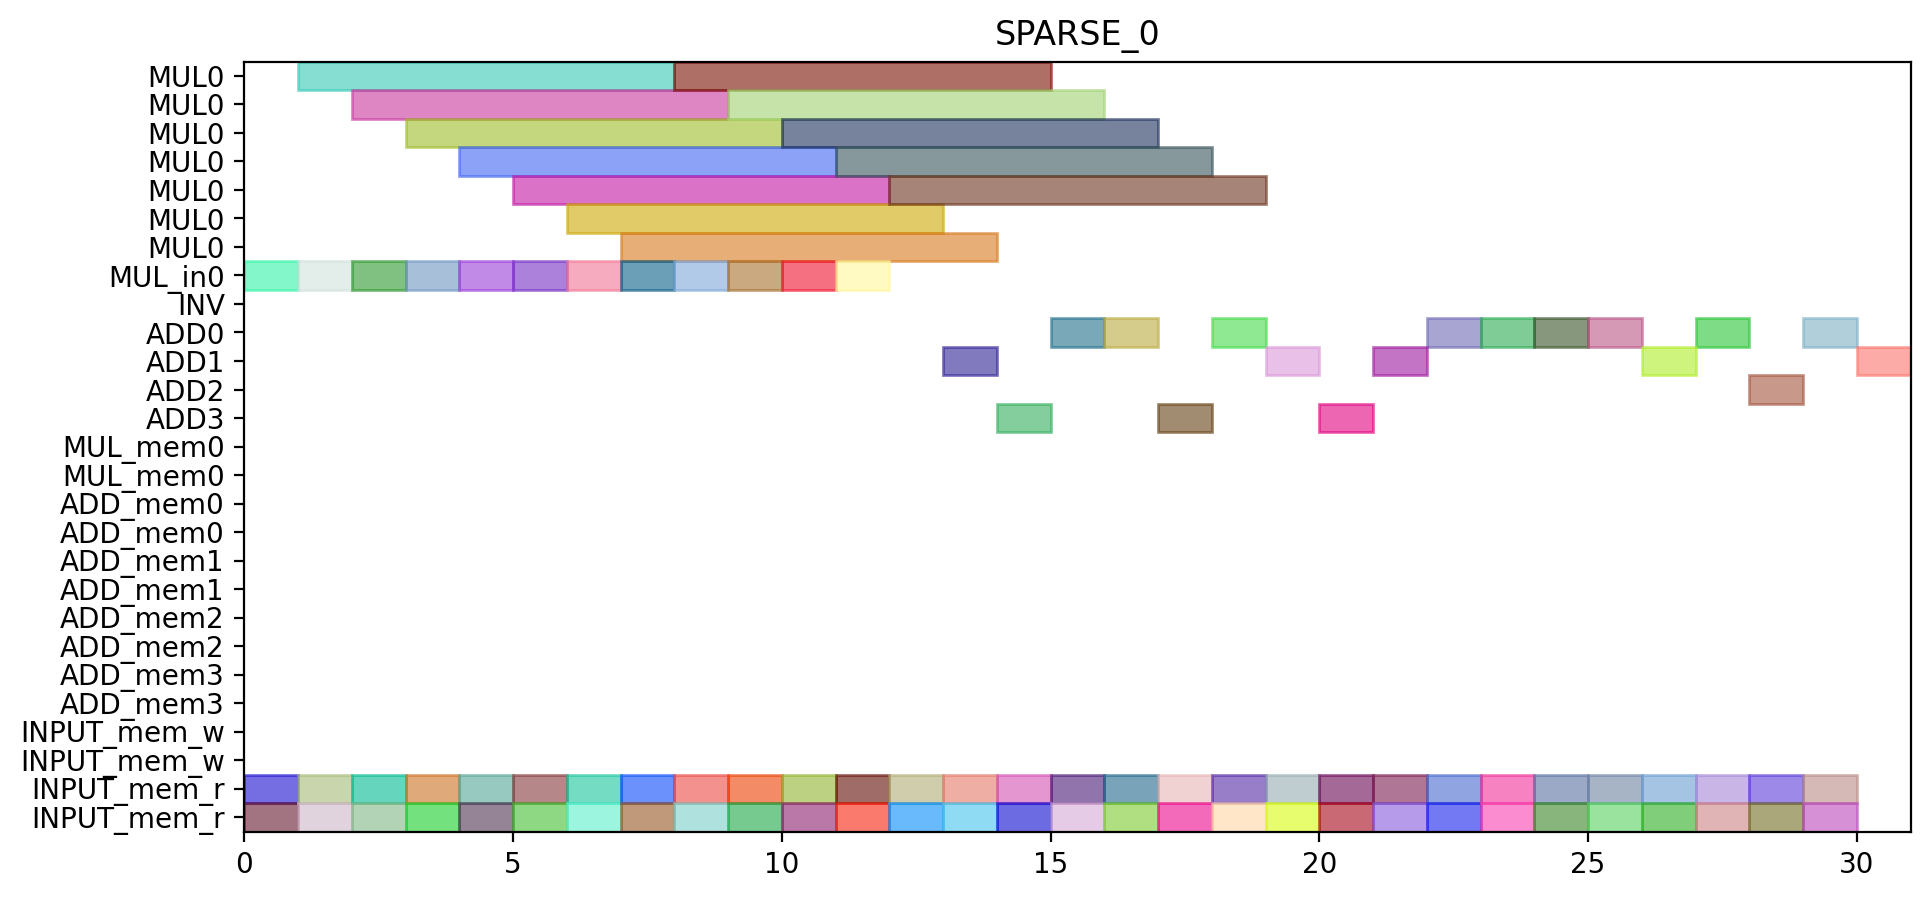

Recreate this plot in Python.
from pyschedule import Scenario, solvers, plotters, alt


def solve():
	horizon = 172
	S = Scenario("SPARSE_0", horizon=horizon)

	# resource
	MUL = S.Resources('MUL', num=1, size=7)
	MUL_in = S.Resources('MUL_in', num=1)
	INV = S.Resource('INV')
	ADD = S.Resources('ADD', num=4, periods=range(1, horizon))
	MUL_mem = S.Resources('MUL_mem', num=1, size=2)
	ADD_mem = S.Resources('ADD_mem', num=4, size=2)
	INPUT_mem_w = S.Resource('INPUT_mem_w', size=2)
	INPUT_mem_r = S.Resource('INPUT_mem_r', size=2)

	# result of previous scheduling

	# new tasks
	t0_t0_t0_in = S.Task('t0_t0_t0_in', length=1, delay_cost=1)
	t0_t0_t0_in += alt(MUL_in)
	t0_t0_t0 = S.Task('t0_t0_t0', length=7, delay_cost=1)
	t0_t0_t0 += alt(MUL)
	S += t0_t0_t0>=t0_t0_t0_in

	t0_t0_t0_mem0 = S.Task('t0_t0_t0_mem0', length=1, delay_cost=1)
	t0_t0_t0_mem0 += INPUT_mem_r
	S += t0_t0_t0_mem0 <= t0_t0_t0

	t0_t0_t0_mem1 = S.Task('t0_t0_t0_mem1', length=1, delay_cost=1)
	t0_t0_t0_mem1 += INPUT_mem_r
	S += t0_t0_t0_mem1 <= t0_t0_t0

	t0_t0_t1_in = S.Task('t0_t0_t1_in', length=1, delay_cost=1)
	t0_t0_t1_in += alt(MUL_in)
	t0_t0_t1 = S.Task('t0_t0_t1', length=7, delay_cost=1)
	t0_t0_t1 += alt(MUL)
	S += t0_t0_t1>=t0_t0_t1_in

	t0_t0_t1_mem0 = S.Task('t0_t0_t1_mem0', length=1, delay_cost=1)
	t0_t0_t1_mem0 += INPUT_mem_r
	S += t0_t0_t1_mem0 <= t0_t0_t1

	t0_t0_t1_mem1 = S.Task('t0_t0_t1_mem1', length=1, delay_cost=1)
	t0_t0_t1_mem1 += INPUT_mem_r
	S += t0_t0_t1_mem1 <= t0_t0_t1

	t0_t0_t2 = S.Task('t0_t0_t2', length=1, delay_cost=1)
	t0_t0_t2 += alt(ADD)

	t0_t0_t2_mem0 = S.Task('t0_t0_t2_mem0', length=1, delay_cost=1)
	t0_t0_t2_mem0 += INPUT_mem_r
	S += t0_t0_t2_mem0 <= t0_t0_t2

	t0_t0_t2_mem1 = S.Task('t0_t0_t2_mem1', length=1, delay_cost=1)
	t0_t0_t2_mem1 += INPUT_mem_r
	S += t0_t0_t2_mem1 <= t0_t0_t2

	t0_t0_t3 = S.Task('t0_t0_t3', length=1, delay_cost=1)
	t0_t0_t3 += alt(ADD)

	t0_t0_t3_mem0 = S.Task('t0_t0_t3_mem0', length=1, delay_cost=1)
	t0_t0_t3_mem0 += INPUT_mem_r
	S += t0_t0_t3_mem0 <= t0_t0_t3

	t0_t0_t3_mem1 = S.Task('t0_t0_t3_mem1', length=1, delay_cost=1)
	t0_t0_t3_mem1 += INPUT_mem_r
	S += t0_t0_t3_mem1 <= t0_t0_t3

	t0_t1_t0_in = S.Task('t0_t1_t0_in', length=1, delay_cost=1)
	t0_t1_t0_in += alt(MUL_in)
	t0_t1_t0 = S.Task('t0_t1_t0', length=7, delay_cost=1)
	t0_t1_t0 += alt(MUL)
	S += t0_t1_t0>=t0_t1_t0_in

	t0_t1_t0_mem0 = S.Task('t0_t1_t0_mem0', length=1, delay_cost=1)
	t0_t1_t0_mem0 += INPUT_mem_r
	S += t0_t1_t0_mem0 <= t0_t1_t0

	t0_t1_t0_mem1 = S.Task('t0_t1_t0_mem1', length=1, delay_cost=1)
	t0_t1_t0_mem1 += INPUT_mem_r
	S += t0_t1_t0_mem1 <= t0_t1_t0

	t0_t1_t1_in = S.Task('t0_t1_t1_in', length=1, delay_cost=1)
	t0_t1_t1_in += alt(MUL_in)
	t0_t1_t1 = S.Task('t0_t1_t1', length=7, delay_cost=1)
	t0_t1_t1 += alt(MUL)
	S += t0_t1_t1>=t0_t1_t1_in

	t0_t1_t1_mem0 = S.Task('t0_t1_t1_mem0', length=1, delay_cost=1)
	t0_t1_t1_mem0 += INPUT_mem_r
	S += t0_t1_t1_mem0 <= t0_t1_t1

	t0_t1_t1_mem1 = S.Task('t0_t1_t1_mem1', length=1, delay_cost=1)
	t0_t1_t1_mem1 += INPUT_mem_r
	S += t0_t1_t1_mem1 <= t0_t1_t1

	t0_t1_t2 = S.Task('t0_t1_t2', length=1, delay_cost=1)
	t0_t1_t2 += alt(ADD)

	t0_t1_t2_mem0 = S.Task('t0_t1_t2_mem0', length=1, delay_cost=1)
	t0_t1_t2_mem0 += INPUT_mem_r
	S += t0_t1_t2_mem0 <= t0_t1_t2

	t0_t1_t2_mem1 = S.Task('t0_t1_t2_mem1', length=1, delay_cost=1)
	t0_t1_t2_mem1 += INPUT_mem_r
	S += t0_t1_t2_mem1 <= t0_t1_t2

	t0_t1_t3 = S.Task('t0_t1_t3', length=1, delay_cost=1)
	t0_t1_t3 += alt(ADD)

	t0_t1_t3_mem0 = S.Task('t0_t1_t3_mem0', length=1, delay_cost=1)
	t0_t1_t3_mem0 += INPUT_mem_r
	S += t0_t1_t3_mem0 <= t0_t1_t3

	t0_t1_t3_mem1 = S.Task('t0_t1_t3_mem1', length=1, delay_cost=1)
	t0_t1_t3_mem1 += INPUT_mem_r
	S += t0_t1_t3_mem1 <= t0_t1_t3

	t0_t20 = S.Task('t0_t20', length=1, delay_cost=1)
	t0_t20 += alt(ADD)

	t0_t20_mem0 = S.Task('t0_t20_mem0', length=1, delay_cost=1)
	t0_t20_mem0 += INPUT_mem_r
	S += t0_t20_mem0 <= t0_t20

	t0_t20_mem1 = S.Task('t0_t20_mem1', length=1, delay_cost=1)
	t0_t20_mem1 += INPUT_mem_r
	S += t0_t20_mem1 <= t0_t20

	t0_t21 = S.Task('t0_t21', length=1, delay_cost=1)
	t0_t21 += alt(ADD)

	t0_t21_mem0 = S.Task('t0_t21_mem0', length=1, delay_cost=1)
	t0_t21_mem0 += INPUT_mem_r
	S += t0_t21_mem0 <= t0_t21

	t0_t21_mem1 = S.Task('t0_t21_mem1', length=1, delay_cost=1)
	t0_t21_mem1 += INPUT_mem_r
	S += t0_t21_mem1 <= t0_t21

	t0_t30 = S.Task('t0_t30', length=1, delay_cost=1)
	t0_t30 += alt(ADD)

	t0_t30_mem0 = S.Task('t0_t30_mem0', length=1, delay_cost=1)
	t0_t30_mem0 += INPUT_mem_r
	S += t0_t30_mem0 <= t0_t30

	t0_t30_mem1 = S.Task('t0_t30_mem1', length=1, delay_cost=1)
	t0_t30_mem1 += INPUT_mem_r
	S += t0_t30_mem1 <= t0_t30

	t0_t31 = S.Task('t0_t31', length=1, delay_cost=1)
	t0_t31 += alt(ADD)

	t0_t31_mem0 = S.Task('t0_t31_mem0', length=1, delay_cost=1)
	t0_t31_mem0 += INPUT_mem_r
	S += t0_t31_mem0 <= t0_t31

	t0_t31_mem1 = S.Task('t0_t31_mem1', length=1, delay_cost=1)
	t0_t31_mem1 += INPUT_mem_r
	S += t0_t31_mem1 <= t0_t31

	t1_t0_t0_in = S.Task('t1_t0_t0_in', length=1, delay_cost=1)
	t1_t0_t0_in += alt(MUL_in)
	t1_t0_t0 = S.Task('t1_t0_t0', length=7, delay_cost=1)
	t1_t0_t0 += alt(MUL)
	S += t1_t0_t0>=t1_t0_t0_in

	t1_t0_t0_mem0 = S.Task('t1_t0_t0_mem0', length=1, delay_cost=1)
	t1_t0_t0_mem0 += INPUT_mem_r
	S += t1_t0_t0_mem0 <= t1_t0_t0

	t1_t0_t0_mem1 = S.Task('t1_t0_t0_mem1', length=1, delay_cost=1)
	t1_t0_t0_mem1 += INPUT_mem_r
	S += t1_t0_t0_mem1 <= t1_t0_t0

	t1_t0_t1_in = S.Task('t1_t0_t1_in', length=1, delay_cost=1)
	t1_t0_t1_in += alt(MUL_in)
	t1_t0_t1 = S.Task('t1_t0_t1', length=7, delay_cost=1)
	t1_t0_t1 += alt(MUL)
	S += t1_t0_t1>=t1_t0_t1_in

	t1_t0_t1_mem0 = S.Task('t1_t0_t1_mem0', length=1, delay_cost=1)
	t1_t0_t1_mem0 += INPUT_mem_r
	S += t1_t0_t1_mem0 <= t1_t0_t1

	t1_t0_t1_mem1 = S.Task('t1_t0_t1_mem1', length=1, delay_cost=1)
	t1_t0_t1_mem1 += INPUT_mem_r
	S += t1_t0_t1_mem1 <= t1_t0_t1

	t1_t0_t2 = S.Task('t1_t0_t2', length=1, delay_cost=1)
	t1_t0_t2 += alt(ADD)

	t1_t0_t2_mem0 = S.Task('t1_t0_t2_mem0', length=1, delay_cost=1)
	t1_t0_t2_mem0 += INPUT_mem_r
	S += t1_t0_t2_mem0 <= t1_t0_t2

	t1_t0_t2_mem1 = S.Task('t1_t0_t2_mem1', length=1, delay_cost=1)
	t1_t0_t2_mem1 += INPUT_mem_r
	S += t1_t0_t2_mem1 <= t1_t0_t2

	t1_t0_t3 = S.Task('t1_t0_t3', length=1, delay_cost=1)
	t1_t0_t3 += alt(ADD)

	t1_t0_t3_mem0 = S.Task('t1_t0_t3_mem0', length=1, delay_cost=1)
	t1_t0_t3_mem0 += INPUT_mem_r
	S += t1_t0_t3_mem0 <= t1_t0_t3

	t1_t0_t3_mem1 = S.Task('t1_t0_t3_mem1', length=1, delay_cost=1)
	t1_t0_t3_mem1 += INPUT_mem_r
	S += t1_t0_t3_mem1 <= t1_t0_t3

	t1_t1_t0_in = S.Task('t1_t1_t0_in', length=1, delay_cost=1)
	t1_t1_t0_in += alt(MUL_in)
	t1_t1_t0 = S.Task('t1_t1_t0', length=7, delay_cost=1)
	t1_t1_t0 += alt(MUL)
	S += t1_t1_t0>=t1_t1_t0_in

	t1_t1_t0_mem0 = S.Task('t1_t1_t0_mem0', length=1, delay_cost=1)
	t1_t1_t0_mem0 += INPUT_mem_r
	S += t1_t1_t0_mem0 <= t1_t1_t0

	t1_t1_t0_mem1 = S.Task('t1_t1_t0_mem1', length=1, delay_cost=1)
	t1_t1_t0_mem1 += INPUT_mem_r
	S += t1_t1_t0_mem1 <= t1_t1_t0

	t1_t1_t1_in = S.Task('t1_t1_t1_in', length=1, delay_cost=1)
	t1_t1_t1_in += alt(MUL_in)
	t1_t1_t1 = S.Task('t1_t1_t1', length=7, delay_cost=1)
	t1_t1_t1 += alt(MUL)
	S += t1_t1_t1>=t1_t1_t1_in

	t1_t1_t1_mem0 = S.Task('t1_t1_t1_mem0', length=1, delay_cost=1)
	t1_t1_t1_mem0 += INPUT_mem_r
	S += t1_t1_t1_mem0 <= t1_t1_t1

	t1_t1_t1_mem1 = S.Task('t1_t1_t1_mem1', length=1, delay_cost=1)
	t1_t1_t1_mem1 += INPUT_mem_r
	S += t1_t1_t1_mem1 <= t1_t1_t1

	t1_t1_t2 = S.Task('t1_t1_t2', length=1, delay_cost=1)
	t1_t1_t2 += alt(ADD)

	t1_t1_t2_mem0 = S.Task('t1_t1_t2_mem0', length=1, delay_cost=1)
	t1_t1_t2_mem0 += INPUT_mem_r
	S += t1_t1_t2_mem0 <= t1_t1_t2

	t1_t1_t2_mem1 = S.Task('t1_t1_t2_mem1', length=1, delay_cost=1)
	t1_t1_t2_mem1 += INPUT_mem_r
	S += t1_t1_t2_mem1 <= t1_t1_t2

	t1_t1_t3 = S.Task('t1_t1_t3', length=1, delay_cost=1)
	t1_t1_t3 += alt(ADD)

	t1_t1_t3_mem0 = S.Task('t1_t1_t3_mem0', length=1, delay_cost=1)
	t1_t1_t3_mem0 += INPUT_mem_r
	S += t1_t1_t3_mem0 <= t1_t1_t3

	t1_t1_t3_mem1 = S.Task('t1_t1_t3_mem1', length=1, delay_cost=1)
	t1_t1_t3_mem1 += INPUT_mem_r
	S += t1_t1_t3_mem1 <= t1_t1_t3

	t1_t20 = S.Task('t1_t20', length=1, delay_cost=1)
	t1_t20 += alt(ADD)

	t1_t20_mem0 = S.Task('t1_t20_mem0', length=1, delay_cost=1)
	t1_t20_mem0 += INPUT_mem_r
	S += t1_t20_mem0 <= t1_t20

	t1_t20_mem1 = S.Task('t1_t20_mem1', length=1, delay_cost=1)
	t1_t20_mem1 += INPUT_mem_r
	S += t1_t20_mem1 <= t1_t20

	t1_t21 = S.Task('t1_t21', length=1, delay_cost=1)
	t1_t21 += alt(ADD)

	t1_t21_mem0 = S.Task('t1_t21_mem0', length=1, delay_cost=1)
	t1_t21_mem0 += INPUT_mem_r
	S += t1_t21_mem0 <= t1_t21

	t1_t21_mem1 = S.Task('t1_t21_mem1', length=1, delay_cost=1)
	t1_t21_mem1 += INPUT_mem_r
	S += t1_t21_mem1 <= t1_t21

	t1_t30 = S.Task('t1_t30', length=1, delay_cost=1)
	t1_t30 += alt(ADD)

	t1_t30_mem0 = S.Task('t1_t30_mem0', length=1, delay_cost=1)
	t1_t30_mem0 += INPUT_mem_r
	S += t1_t30_mem0 <= t1_t30

	t1_t30_mem1 = S.Task('t1_t30_mem1', length=1, delay_cost=1)
	t1_t30_mem1 += INPUT_mem_r
	S += t1_t30_mem1 <= t1_t30

	t1_t31 = S.Task('t1_t31', length=1, delay_cost=1)
	t1_t31 += alt(ADD)

	t1_t31_mem0 = S.Task('t1_t31_mem0', length=1, delay_cost=1)
	t1_t31_mem0 += INPUT_mem_r
	S += t1_t31_mem0 <= t1_t31

	t1_t31_mem1 = S.Task('t1_t31_mem1', length=1, delay_cost=1)
	t1_t31_mem1 += INPUT_mem_r
	S += t1_t31_mem1 <= t1_t31

	t2_t0_t0_in = S.Task('t2_t0_t0_in', length=1, delay_cost=1)
	t2_t0_t0_in += alt(MUL_in)
	t2_t0_t0 = S.Task('t2_t0_t0', length=7, delay_cost=1)
	t2_t0_t0 += alt(MUL)
	S += t2_t0_t0>=t2_t0_t0_in

	t2_t0_t0_mem0 = S.Task('t2_t0_t0_mem0', length=1, delay_cost=1)
	t2_t0_t0_mem0 += INPUT_mem_r
	S += t2_t0_t0_mem0 <= t2_t0_t0

	t2_t0_t0_mem1 = S.Task('t2_t0_t0_mem1', length=1, delay_cost=1)
	t2_t0_t0_mem1 += INPUT_mem_r
	S += t2_t0_t0_mem1 <= t2_t0_t0

	t2_t0_t1_in = S.Task('t2_t0_t1_in', length=1, delay_cost=1)
	t2_t0_t1_in += alt(MUL_in)
	t2_t0_t1 = S.Task('t2_t0_t1', length=7, delay_cost=1)
	t2_t0_t1 += alt(MUL)
	S += t2_t0_t1>=t2_t0_t1_in

	t2_t0_t1_mem0 = S.Task('t2_t0_t1_mem0', length=1, delay_cost=1)
	t2_t0_t1_mem0 += INPUT_mem_r
	S += t2_t0_t1_mem0 <= t2_t0_t1

	t2_t0_t1_mem1 = S.Task('t2_t0_t1_mem1', length=1, delay_cost=1)
	t2_t0_t1_mem1 += INPUT_mem_r
	S += t2_t0_t1_mem1 <= t2_t0_t1

	t2_t0_t2 = S.Task('t2_t0_t2', length=1, delay_cost=1)
	t2_t0_t2 += alt(ADD)

	t2_t0_t2_mem0 = S.Task('t2_t0_t2_mem0', length=1, delay_cost=1)
	t2_t0_t2_mem0 += INPUT_mem_r
	S += t2_t0_t2_mem0 <= t2_t0_t2

	t2_t0_t2_mem1 = S.Task('t2_t0_t2_mem1', length=1, delay_cost=1)
	t2_t0_t2_mem1 += INPUT_mem_r
	S += t2_t0_t2_mem1 <= t2_t0_t2

	t2_t0_t3 = S.Task('t2_t0_t3', length=1, delay_cost=1)
	t2_t0_t3 += alt(ADD)

	t2_t0_t3_mem0 = S.Task('t2_t0_t3_mem0', length=1, delay_cost=1)
	t2_t0_t3_mem0 += INPUT_mem_r
	S += t2_t0_t3_mem0 <= t2_t0_t3

	t2_t0_t3_mem1 = S.Task('t2_t0_t3_mem1', length=1, delay_cost=1)
	t2_t0_t3_mem1 += INPUT_mem_r
	S += t2_t0_t3_mem1 <= t2_t0_t3

	t2_t1_t0_in = S.Task('t2_t1_t0_in', length=1, delay_cost=1)
	t2_t1_t0_in += alt(MUL_in)
	t2_t1_t0 = S.Task('t2_t1_t0', length=7, delay_cost=1)
	t2_t1_t0 += alt(MUL)
	S += t2_t1_t0>=t2_t1_t0_in

	t2_t1_t0_mem0 = S.Task('t2_t1_t0_mem0', length=1, delay_cost=1)
	t2_t1_t0_mem0 += INPUT_mem_r
	S += t2_t1_t0_mem0 <= t2_t1_t0

	t2_t1_t0_mem1 = S.Task('t2_t1_t0_mem1', length=1, delay_cost=1)
	t2_t1_t0_mem1 += INPUT_mem_r
	S += t2_t1_t0_mem1 <= t2_t1_t0

	t2_t1_t1_in = S.Task('t2_t1_t1_in', length=1, delay_cost=1)
	t2_t1_t1_in += alt(MUL_in)
	t2_t1_t1 = S.Task('t2_t1_t1', length=7, delay_cost=1)
	t2_t1_t1 += alt(MUL)
	S += t2_t1_t1>=t2_t1_t1_in

	t2_t1_t1_mem0 = S.Task('t2_t1_t1_mem0', length=1, delay_cost=1)
	t2_t1_t1_mem0 += INPUT_mem_r
	S += t2_t1_t1_mem0 <= t2_t1_t1

	t2_t1_t1_mem1 = S.Task('t2_t1_t1_mem1', length=1, delay_cost=1)
	t2_t1_t1_mem1 += INPUT_mem_r
	S += t2_t1_t1_mem1 <= t2_t1_t1

	solvers.mip.solve(S,msg=1,kind='CPLEX',ratio_gap=1.01)

	solution = [['hoge']*len(S.solution()[1]) for i in range(len(S.solution()))]
	for i in range(len(S.solution())):
		for j in range(len(S.solution()[i])):
			solution[i][j]=str(S.solution()[i][j])
	print(solution)

	cycles = int(solution[-1][3])

	pic_file_name = "/mnt/rose/usr1/fukuda/pairing_automation_design2/bls24-509/scheduling/SPARSE_mul1_add4/SPARSE_0.png"
	if(S.solution() != []):
		plotters.matplotlib.plot(S,img_filename=pic_file_name, vertical_text=True, fig_size=(cycles*0.25+3, 5), show_task_labels=False)

	return solution
